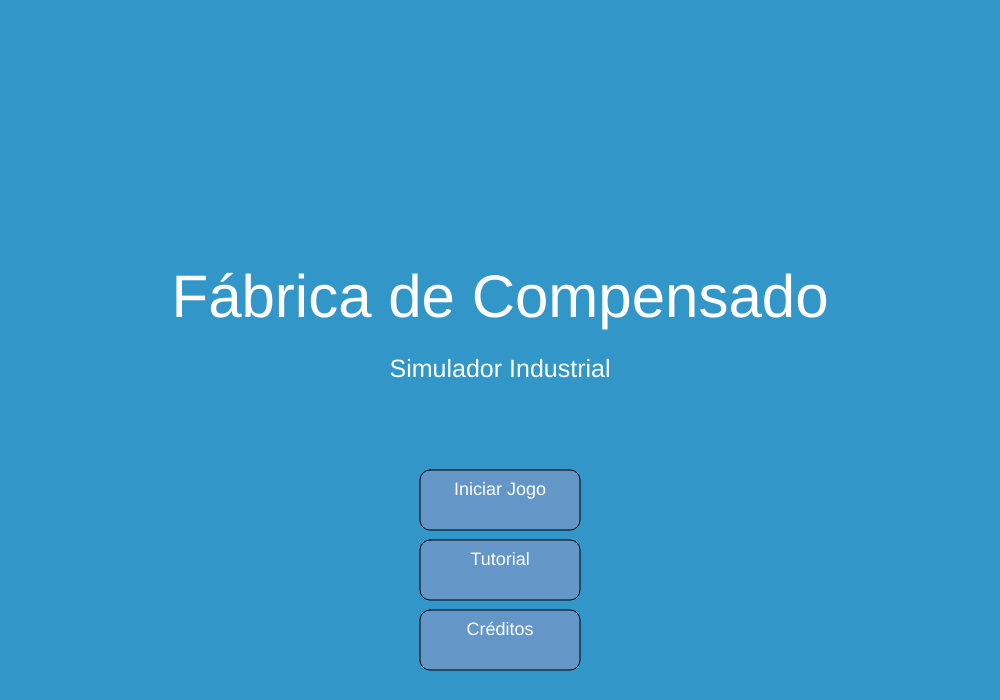
Frame 1 (no input)
Frame 60 (no input): identical to frame 1, image omitted
Frame 120 (the mouse pressed at the canvas centre since frame 60): identical to frame 1, image omitted

The p5.js sketch that drew this single still picture (run headless with seeded random() and noise() and a simulated clock; from frame 60 on, the mouse is pressed at the canvas centre):

// p5.js sketch
// ── sketch.js
// --- Variáveis Globais do Jogo ---
let dinheiro = 100;
let toras = 5;
let laminas = 0;
let chapasCruas = 0;
let chapasLixadas = 0;

// Capacidade máxima de estoque
const CAPACIDADE_TORA_MAX = 20;
const CAPACIDADE_LAMINA_MAX = 50;
const CAPACIDADE_CHAPA_CRUA_MAX = 15;
const CAPACIDADE_CHAPA_LIXADA_MAX = 10;

// Custos e preços
const CUSTO_TORA = 10;
const PRECO_CHAPA_LIXADA = 50; // Preço base

// Máquinas
let serra;
let prensadora;
let lixadeira;

// Tempos de produção base (em frames, 60 frames = 1 segundo)
const TEMPO_CORTE_BASE = 180; // 3 segundos (Serra: Tora -> Lâminas)
const TEMPO_PRENSAGEM_BASE = 240; // 4 segundos (Prensadora: Lâminas -> Chapa Crua)
const TEMPO_LIXAMENTO_BASE = 120; // 2 segundos (Lixadeira: Chapa Crua -> Chapa Lixada)

// Quantidade de produção por ciclo
const LAMINAS_POR_TORA = 5; // Uma tora produz 5 lâminas
const LAMINAS_NECESSARIAS_POR_CHAPA = 3; // 3 lâminas para 1 chapa crua

// Upgrades
const CUSTO_UPGRADE_NIVEL1 = 150;
const CUSTO_UPGRADE_NIVEL2 = 300;
const CUSTO_UPGRADE_NIVEL3 = 500;
const REDUCAO_TEMPO_UPGRADE = 0.2; // 20% de redução no tempo por nível

// Interface
const LARGURA_BOTAO = 160;
const ALTURA_BOTAO = 60;
const ALTURA_BOTAO_MAQUINA = 40;

let gamePaused = false;
let message = ""; // Para exibir mensagens ao jogador
let messageTimer = 0; // Tempo que a mensagem fica na tela

// --- Variáveis de Estado do Jogo ---
// 0: Tela Inicial
// 1: Tutorial
// 2: Fase 1 (Serra)
// 3: Fase 2 (Prensadora)
// 4: Fase 3 (Lixadeira/Venda)
// 5: Créditos
let gameState = 0;

// --- Setup: Inicialização do Jogo ---
function setup() {
    createCanvas(1000, 700);
    textAlign(CENTER, CENTER);
    textSize(20);
    textFont('Arial');

    // Inicializa as máquinas com suas posições e custos de upgrade
    serra = new Maquina("Serra", TEMPO_CORTE_BASE, width / 2, 280, [CUSTO_UPGRADE_NIVEL1, CUSTO_UPGRADE_NIVEL2, CUSTO_UPGRADE_NIVEL3]);
    prensadora = new Maquina("Prensadora", TEMPO_PRENSAGEM_BASE, width / 2, 280, [CUSTO_UPGRADE_NIVEL1, CUSTO_UPGRADE_NIVEL2, CUSTO_UPGRADE_NIVEL3]);
    lixadeira = new Maquina("Lixadeira", TEMPO_LIXAMENTO_BASE, width / 2, 280, [CUSTO_UPGRADE_NIVEL1, CUSTO_UPGRADE_NIVEL2, CUSTO_UPGRADE_NIVEL3]);
}

// --- Draw: Loop Principal do Jogo ---
function draw() {
    background(220);

    // Seleciona a tela com base no gameState
    switch (gameState) {
        case 0:
            drawTelaInicial();
            break;
        case 1:
            drawTutorial();
            break;
        case 2:
            drawFaseSerra();
            break;
        case 3:
            drawFasePrensadora();
            break;
        case 4:
            drawFaseLixadeira();
            break;
        case 5:
            drawCreditos();
            break;
    }

    // Exibir mensagens (presente em todas as telas de jogo)
    if (messageTimer > 0) {
        fill(255, 150, 0);
        textSize(22);
        text(message, width / 2, height - 50);
        messageTimer--;
    }
}

// --- Funções de Desenho das Telas ---

function drawTelaInicial() {
    background(50, 150, 200); // Azul mais escuro
    fill(255);
    textSize(60);
    text("Fábrica de Compensado", width / 2, height / 2 - 50);
    textSize(25);
    text("Simulador Industrial", width / 2, height / 2 + 20);

    drawButton("Iniciar Jogo", width / 2, height / 2 + 150, "", () => gameState = 2); // Inicia na Fase da Serra
    drawButton("Tutorial", width / 2, height / 2 + 220, "", () => gameState = 1);
    drawButton("Créditos", width / 2, height / 2 + 290, "", () => gameState = 5);
}

function drawTutorial() {
    background(200, 220, 250); // Azul claro
    fill(0);
    textSize(40);
    text("Tutorial - Fábrica de Compensado", width / 2, 70);

    textSize(18);
    textAlign(LEFT, TOP);
    let tutorialText = `
    Bem-vindo à sua Fábrica de Compensado! Seu objetivo é produzir chapas e vendê-las para ganhar dinheiro.

    Processo de Produção:
    1. Toras: São sua matéria-prima. Compre-as para começar!
    2. Serra: Corta as toras em Lâminas. Cada tora produz 5 Lâminas.
    3. Prensadora: Usa 3 Lâminas para criar 1 Chapa Crua.
    4. Lixadeira: Lixa 1 Chapa Crua para criar 1 Chapa Lixada.
    5. Venda: Venda suas Chapas Lixadas para ganhar dinheiro.

    Gerenciamento:
    - O jogo inicia com R$100, para cada jogador.
    - Fique de olho no seu Dinheiro para comprar Toras e Upgrades.
    - Cada recurso (Toras, Lâminas, Chapas) tem uma capacidade máxima de estoque.
      Produza e venda para liberar espaço!
    - Upgrades: Invista em suas máquinas para acelerar a produção.
      Cada nível de upgrade reduz o tempo de produção da máquina.

    Divirta-se gerenciando sua fábrica!
    `;
    text(tutorialText, 50, 120, width - 100, height - 200);

    textAlign(CENTER, CENTER); // Volta ao padrão
    drawButton("Voltar ao Início", width / 2, height - 80, "", () => gameState = 0);
    drawButton("Começar Jogo", width / 2, height - 150, "", () => gameState = 2);
}

function drawFaseSerra() {
    // Desenha o "chão" da fábrica
    fill(180);
    rect(0, 450, width, height - 450);

    // Exibir informações gerais
    fill(0);
    textSize(30);
    text(`Dinheiro: $${dinheiro}`, width / 2, 40);

    // Exibir estoque e capacidade (todos os estoques)
    textSize(20);
    fill(50, 50, 150);
    text(`Toras: ${toras}/${CAPACIDADE_TORA_MAX}`, 100, 100);
    text(`Lâminas: ${laminas}/${CAPACIDADE_LAMINA_MAX}`, 350, 100);
    text(`Chapas Cruas: ${chapasCruas}/${CAPACIDADE_CHAPA_CRUA_MAX}`, 650, 100);
    text(`Chapas Lixadas: ${chapasLixadas}/${CAPACIDADE_CHAPA_LIXADA_MAX}`, 900, 100);

    // Desenhar e atualizar a Serra
    serra.display();
    if (!gamePaused) {
        serra.update();
        if (serra.producaoConcluida()) {
            laminas = min(laminas + LAMINAS_POR_TORA, CAPACIDADE_LAMINA_MAX);
            showMessage(`Serra: Produção concluída! +${LAMINAS_POR_TORA} Lâminas.`);
        }
    }

    // Botões de ação principais
    drawButton("Comprar Tora", width / 2, 500, `$${CUSTO_TORA}`, comprarTora);

    // Botões de Navegação
    drawButton(">> Prensadora", width - 150, 600, "Próxima Etapa", () => gameState = 3);
    drawButton("Voltar ao Início", 150, 600, "", () => gameState = 0);

    // Botões de controle de jogo
    drawButton(gamePaused ? "Continuar" : "Pausar", width / 2, 600, "", togglePause);
}

function drawFasePrensadora() {
    // Desenha o "chão" da fábrica
    fill(180);
    rect(0, 450, width, height - 450);

    // Exibir informações gerais
    fill(0);
    textSize(30);
    text(`Dinheiro: $${dinheiro}`, width / 2, 40);

    // Exibir estoque e capacidade (todos os estoques)
    textSize(20);
    fill(50, 50, 150);
    text(`Toras: ${toras}/${CAPACIDADE_TORA_MAX}`, 100, 100);
    text(`Lâminas: ${laminas}/${CAPACIDADE_LAMINA_MAX}`, 350, 100);
    text(`Chapas Cruas: ${chapasCruas}/${CAPACIDADE_CHAPA_CRUA_MAX}`, 650, 100);
    text(`Chapas Lixadas: ${chapasLixadas}/${CAPACIDADE_CHAPA_LIXADA_MAX}`, 900, 100);

    // Desenhar e atualizar a Prensadora
    prensadora.display();
    if (!gamePaused) {
        prensadora.update();
        if (prensadora.producaoConcluida()) {
            chapasCruas = min(chapasCruas + 1, CAPACIDADE_CHAPA_CRUA_MAX);
            showMessage("Prensadora: Produção concluída! +1 Chapa Crua.");
        }
    }

    // Botões de Navegação
    drawButton("<< Serra", 150, 600, "Etapa Anterior", () => gameState = 2);
    drawButton(">> Lixadeira", width - 150, 600, "Próxima Etapa", () => gameState = 4);

    // Botões de controle de jogo
    drawButton(gamePaused ? "Continuar" : "Pausar", width / 2, 600, "", togglePause);
}

function drawFaseLixadeira() {
    // Desenha o "chão" da fábrica
    fill(180);
    rect(0, 450, width, height - 450);

    // Exibir informações gerais
    fill(0);
    textSize(30);
    text(`Dinheiro: $${dinheiro}`, width / 2, 40);

    // Exibir estoque e capacidade (todos os estoques)
    textSize(20);
    fill(50, 50, 150);
    text(`Toras: ${toras}/${CAPACIDADE_TORA_MAX}`, 100, 100);
    text(`Lâminas: ${laminas}/${CAPACIDADE_LAMINA_MAX}`, 350, 100);
    text(`Chapas Cruas: ${chapasCruas}/${CAPACIDADE_CHAPA_CRUA_MAX}`, 650, 100);
    text(`Chapas Lixadas: ${chapasLixadas}/${CAPACIDADE_CHAPA_LIXADA_MAX}`, 900, 100);

    // Desenhar e atualizar a Lixadeira
    lixadeira.display();
    if (!gamePaused) {
        lixadeira.update();
        if (lixadeira.producaoConcluida()) {
            chapasLixadas = min(chapasLixadas + 1, CAPACIDADE_CHAPA_LIXADA_MAX);
            showMessage("Lixadeira: Produção concluída! +1 Chapa Lixada.");
        }
    }

    // Botões de ação principais
    drawButton("Vender Chapas", width / 2, 500, `Vende todas por $${chapasLixadas * PRECO_CHAPA_LIXADA}`, venderChapas);

    // Botões de Navegação
    drawButton("<< Prensadora", 150, 600, "Etapa Anterior", () => gameState = 3);
    drawButton("Reiniciar Jogo", width - 150, 600, "", resetGame); // Reiniciar da fase de lixadeira

    // Botões de controle de jogo
    drawButton(gamePaused ? "Continuar" : "Pausar", width / 2, 600, "", togglePause);
}


function drawCreditos() {
    background(100, 100, 150); // Um tom de roxo/azul escuro
    fill(255);
    textSize(50);
    text("Créditos", width / 2, 100);

    textSize(25);
    textAlign(CENTER, TOP);
    let creditosText = `
    Agrinho 2025

    Projeto desenvolvido por:
    Miguel Cruz de Castro Lima
    Aluno do Colégio Cívico Militar Presidente Castelo Branco

    Componente Curricular:
    Pensamento Computacional

    Série: 1 A
    `;
    text(creditosText, width / 2, 200);

    textAlign(CENTER, CENTER); // Volta ao padrão
    drawButton("Voltar ao Início", width / 2, height - 80, "", () => gameState = 0);
}

// --- Classe para Representar uma Máquina ---
class Maquina {
    constructor(nome, tempoProducaoBase, x, y, custosUpgrade) {
        this.nome = nome;
        this.tempoProducaoBase = tempoProducaoBase;
        this.tempoProducaoAtual = tempoProducaoBase;
        this.x = x;
        this.y = y;
        this.progresso = 0;
        this.isProduzindo = false;
        this.nivel = 0;
        this.custosUpgrade = custosUpgrade; // Array de custos para cada nível
    }

    display() {
        // Corpo da máquina
        fill(100, 100, 100);
        rect(this.x - 75, this.y - 75, 150, 150, 15); // Máquina maior e arredondada

        // Detalhes da máquina (exemplo visual)
        fill(150);
        rect(this.x - 60, this.y - 60, 120, 30);
        fill(200, 50, 50);
        ellipse(this.x, this.y + 20, 50, 50); // Roda ou botão de operação

        // Nome da máquina
        fill(255);
        textSize(25);
        text(this.nome, this.x, this.y - 90);

        // Nível
        textSize(18);
        fill(255, 255, 0);
        text(`Nível: ${this.nivel}`, this.x, this.y - 50);

        // Barra de progresso
        if (this.isProduzindo) {
            let barraLargura = map(this.progresso, 0, this.tempoProducaoAtual, 0, 140);
            fill(50, 200, 50);
            rect(this.x - 70, this.y + 40, barraLargura, 15);
            fill(0);
            textSize(16);
            text(`${floor(this.progresso / 60)}s / ${floor(this.tempoProducaoAtual / 60)}s`, this.x, this.y + 70);
        } else {
            fill(0);
            textSize(18);
            text("Ociosa", this.x, this.y + 55);
        }

        // Botão de ação da máquina
        let actionText = "";
        let actionCost = "";
        let hasMaterials = false;
        let atCapacity = false;

        switch (this.nome) {
            case "Serra":
                actionText = "Cortar Tora";
                actionCost = "1 Tora";
                hasMaterials = (toras >= 1);
                atCapacity = (laminas + LAMINAS_POR_TORA > CAPACIDADE_LAMINA_MAX); // Verifica se tem espaço para as lâminas
                break;
            case "Prensadora":
                actionText = "Prensagem";
                actionCost = `${LAMINAS_NECESSARIAS_POR_CHAPA} Lâminas`; // Agora usa lâminas
                hasMaterials = (laminas >= LAMINAS_NECESSARIAS_POR_CHAPA); // Verifica lâminas
                atCapacity = (chapasCruas + 1 > CAPACIDADE_CHAPA_CRUA_MAX);
                break;
            case "Lixadeira":
                actionText = "Lixar Chapa";
                actionCost = "1 Chapa Crua";
                hasMaterials = (chapasCruas >= 1);
                atCapacity = (chapasLixadas + 1 > CAPACIDADE_CHAPA_LIXADA_MAX);
                break;
        }

        // Se o estoque de destino estiver cheio ou sem materiais, o botão fica desabilitado
        let isDisabled = atCapacity || !hasMaterials || this.isProduzindo || gamePaused;
        drawButton(actionText, this.x, this.y + 160, actionCost, () => this.iniciarProducao(), ALTURA_BOTAO_MAQUINA, isDisabled);

        // Botão de Upgrade
        let custoUpgrade = this.custosUpgrade[this.nivel];
        let upgradeText = `Upgrade ${this.nivel + 1}`;
        let upgradeInfo = custoUpgrade ? `$${custoUpgrade}` : "MAX";
        let isUpgradeDisabled = (this.nivel >= this.custosUpgrade.length) || (dinheiro < custoUpgrade) || gamePaused;
        drawButton(upgradeText, this.x, this.y + 220, upgradeInfo, () => this.upgrade(custoUpgrade), ALTURA_BOTAO_MAQUINA, isUpgradeDisabled);
    }

    update() {
        if (this.isProduzindo) {
            this.progresso++;
        }
    }

    producaoConcluida() {
        if (this.isProduzindo && this.progresso >= this.tempoProducaoAtual) {
            this.isProduzindo = false;
            this.progresso = 0;
            return true;
        }
        return false;
    }

    iniciarProducao() {
        // As verificações de `gamePaused`, `isProduzindo`, `hasMaterials` e `atCapacity`
        // são agora feitas *antes* de chamar `iniciarProducao` no `mouseReleased`.
        // A função em si só realiza a ação se tudo estiver certo.
        switch (this.nome) {
            case "Serra":
                toras--;
                break;
            case "Prensadora":
                laminas -= LAMINAS_NECESSARIAS_POR_CHAPA;
                break;
            case "Lixadeira":
                chapasCruas--;
                break;
        }
        this.isProduzindo = true;
        this.progresso = 0;
        showMessage(`${this.nome}: Produção iniciada!`);
        return true;
    }


    upgrade(custo) {
        if (gamePaused) {
            showMessage("O jogo está pausado!");
            return;
        }
        if (this.nivel < this.custosUpgrade.length) {
            if (dinheiro >= custo) {
                dinheiro -= custo;
                this.nivel++;
                // Garante que o tempo de produção não zere ou seja negativo
                this.tempoProducaoAtual = max(this.tempoProducaoBase * (1 - this.nivel * REDUCAO_TEMPO_UPGRADE), 30); // Mínimo de 0.5s
                showMessage(`${this.nome} atualizada para o Nível ${this.nivel}!`);
            } else {
                showMessage(`Dinheiro insuficiente para o upgrade da ${this.nome}!`);
            }
        } else {
            showMessage(`${this.nome} já está no nível máximo!`);
        }
    }
}

// --- Funções de Ação Principal ---
function comprarTora() {
    if (gamePaused) {
        showMessage("O jogo está pausado!");
        return;
    }
    if (toras < CAPACIDADE_TORA_MAX) {
        if (dinheiro >= CUSTO_TORA) {
            dinheiro -= CUSTO_TORA;
            toras++;
            showMessage(`Tora comprada! Dinheiro: $${dinheiro}`);
        } else {
            showMessage("Dinheiro insuficiente para comprar toras!");
        }
    } else {
        showMessage("Estoque de Toras cheio!");
    }
}

function venderChapas() {
    if (gamePaused) {
        showMessage("O jogo está pausado!");
        return;
    }
    if (chapasLixadas > 0) {
        let valorVenda = chapasLixadas * PRECO_CHAPA_LIXADA;
        dinheiro += valorVenda;
        chapasLixadas = 0;
        showMessage(`Chapas vendidas! Ganhos: $${valorVenda}`);
    } else {
        showMessage("Não há chapas lixadas para vender!");
    }
}

function togglePause() {
    gamePaused = !gamePaused;
    showMessage(gamePaused ? "Jogo Pausado" : "Jogo Continuado");
}

function resetGame() {
    dinheiro = 100;
    toras = 5;
    laminas = 0;
    chapasCruas = 0;
    chapasLixadas = 0;
    serra = new Maquina("Serra", TEMPO_CORTE_BASE, width / 2, 280, [CUSTO_UPGRADE_NIVEL1, CUSTO_UPGRADE_NIVEL2, CUSTO_UPGRADE_NIVEL3]);
    prensadora = new Maquina("Prensadora", TEMPO_PRENSAGEM_BASE, width / 2, 280, [CUSTO_UPGRADE_NIVEL1, CUSTO_UPGRADE_NIVEL2, CUSTO_UPGRADE_NIVEL3]);
    lixadeira = new Maquina("Lixadeira", TEMPO_LIXAMENTO_BASE, width / 2, 280, [CUSTO_UPGRADE_NIVEL1, CUSTO_UPGRADE_NIVEL2, CUSTO_UPGRADE_NIVEL3]);
    gamePaused = false;
    message = "";
    messageTimer = 0;
    gameState = 0; // Volta para a tela inicial
}

// --- Funções de Interface ---
// Função para desenhar botões genéricos
function drawButton(textLabel, x, y, costOrInfo, callback, buttonHeight = ALTURA_BOTAO, disabled = false) {
    let mouseOver = mouseX > x - LARGURA_BOTAO / 2 && mouseX < x + LARGURA_BOTAO / 2 &&
                    mouseY > y - buttonHeight / 2 && mouseY < y + buttonHeight / 2;

    if (disabled) {
        fill(180); // Cor mais clara para desabilitado
    } else if (mouseOver) {
        fill(150, 200, 255); // Cor ao passar o mouse
    } else {
        fill(100, 150, 200); // Cor normal
    }

    rect(x - LARGURA_BOTAO / 2, y - buttonHeight / 2, LARGURA_BOTAO, buttonHeight, 10);
    fill(255);
    textSize(18);
    text(textLabel, x, y - 10);

    if (costOrInfo) {
        textSize(14);
        text(costOrInfo, x, y + 10);
    }

    // Armazenar a callback para uso no mouseReleased
    if (!disabled && mouseOver) {
        currentClickableButtons.push({ x: x, y: y, w: LARGURA_BOTAO, h: buttonHeight, callback: callback });
    }
}

// Função para exibir mensagens na tela
function showMessage(msg) {
    message = msg;
    messageTimer = 180; // Mensagem visível por 3 segundos (180 frames)
}

// --- Interação do Usuário ---
let mouseButtonWasPressed = false; // Controla se o botão do mouse foi pressionado na frame anterior
let currentClickableButtons = []; // Lista de botões clicáveis na frame atual

function mousePressed() {
    mouseButtonWasPressed = true;
}

function mouseReleased() {
    if (mouseButtonWasPressed) {
        // Itera sobre os botões que foram desenhados e eram clicáveis na última frame
        for (let btn of currentClickableButtons) {
            if (checkButton(btn.x, btn.y, btn.w, btn.h)) {
                btn.callback();
                break; // Clicou em um botão, sai do loop
            }
        }
    }
    mouseButtonWasPressed = false; // Resetar
    currentClickableButtons = []; // Limpar a lista para a próxima frame
}

function checkButton(x, y, w, h) {
    return mouseX > x - w / 2 && mouseX < x + w / 2 &&
           mouseY > y - h / 2 && mouseY < y + h / 2;
}

function checkMachineButtons(machine) {
    // Lógica de clique para o botão de ação da máquina
    if (checkButton(machine.x, machine.y + 160, LARGURA_BOTAO, ALTURA_BOTAO_MAQUINA)) {
        let hasMaterials = false;
        let atCapacity = false;
        let canProduce = true;

        switch (machine.nome) {
            case "Serra":
                hasMaterials = (toras >= 1);
                atCapacity = (laminas + LAMINAS_POR_TORA > CAPACIDADE_LAMINA_MAX);
                break;
            case "Prensadora":
                hasMaterials = (laminas >= LAMINAS_NECESSARIAS_POR_CHAPA);
                atCapacity = (chapasCruas + 1 > CAPACIDADE_CHAPA_CRUA_MAX);
                break;
            case "Lixadeira":
                hasMaterials = (chapasCruas >= 1);
                atCapacity = (chapasLixadas + 1 > CAPACIDADE_CHAPA_LIXADA_MAX);
                break;
        }

        if (gamePaused) {
            showMessage("O jogo está pausado!");
            canProduce = false;
        } else if (machine.isProduzindo) {
            showMessage(`${machine.nome} já está produzindo!`);
            canProduce = false;
        } else if (!hasMaterials) {
            showMessage("Materiais insuficientes para iniciar!");
            canProduce = false;
        } else if (atCapacity) {
            showMessage("Estoque de destino cheio!");
            canProduce = false;
        }

        if (canProduce) {
            machine.iniciarProducao();
        }
    }

    // Lógica de clique para o botão de upgrade da máquina
    if (checkButton(machine.x, machine.y + 220, LARGURA_BOTAO, ALTURA_BOTAO_MAQUINA)) {
        let custoUpgrade = machine.custosUpgrade[machine.nivel];
        let isUpgradeDisabled = (machine.nivel >= machine.custosUpgrade.length) || (dinheiro < custoUpgrade) || gamePaused;
        if (!isUpgradeDisabled) {
            machine.upgrade(custoUpgrade);
        } else if (gamePaused) {
            showMessage("O jogo está pausado!");
        } else if (machine.nivel >= machine.custosUpgrade.length) {
            showMessage(`${machine.nome} já está no nível máximo!`);
        } else if (dinheiro < custoUpgrade) {
            showMessage(`Dinheiro insuficiente para o upgrade da ${machine.nome}!`);
        }
    }
}
